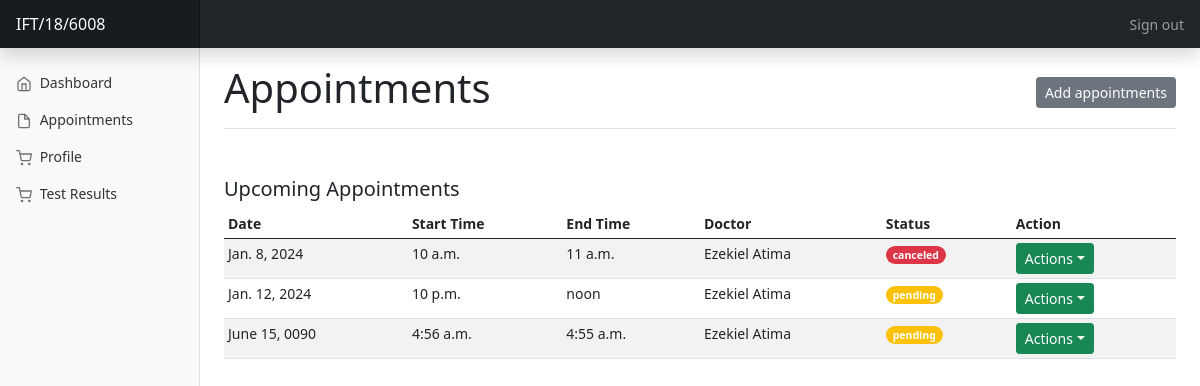
/student/appointments/ (signed in), run on the app's committed database.
### app/models.py (models this page shows, shortened)
class StudentProfile(models.Model):
    student = models.OneToOneField(User, on_delete=models.CASCADE,)
    matric_number = models.CharField(max_length=255, unique=True)
    surname = models.CharField(max_length=255,)
    first_name = models.CharField(max_length=255,)
    faculty = models.CharField(max_length=255)
    department = models.CharField(max_length=255)
    level = models.CharField(choices=(("100", "100"), ("200", "200"), ("300", "300"), ("400", "400"), ("500", "500")), max_length=255)
    profile_image = models.FileField(upload_to="static/uploads", blank=True, null=True)
    class Meta:
        verbose_name = "Student Profile"
        verbose_name_plural = "Student Profiles"

class Appointment(TimeStampedModel):
    student = models.ForeignKey(StudentProfile, on_delete=models.SET_NULL, blank=True, null=True)
    doctor = models.ForeignKey(DoctorProfile, on_delete=models.SET_NULL, blank=True, null=True)
    appointe_date = models.DateField()
    start_time = models.TimeField()
    end_time = models.TimeField()
    status = models.CharField(max_length=255, default='pending',
                              choices=(("pending", "pending"),("canceled", "canceled"), ("approve", "approve") ))

class DoctorProfile(models.Model):
    doctor = models.OneToOneField(User, on_delete=models.CASCADE)
    name = models.CharField(max_length=255,)
    emails = models.EmailField(max_length=255,)
    phone = models.CharField(max_length=11,)
    profile_image = models.FileField(upload_to="static/uploads", blank=True, null=True)
    class Meta:
        verbose_name = 'Doctor Profile'
        verbose_name_plural = 'Doctor Profiles'

### app/views.py (the view, shortened to what this page needs)
# urls.py: path('student/appointments/', StudentAppointmentView.as_view()),
class StudentAppointmentView(View):
    def get(self, request):
        if not self.request.user.is_authenticated or not self.request.user.is_student:
            return redirect('/student/login/')
        user = request.user
        profile = StudentProfile.objects.get_or_create(student=user)
        profile = profile[0]
        appointments = Appointment.objects.filter(student=profile)
        doctors = DoctorProfile.objects.all()
        context = dict(profile=profile, appointments=appointments, doctors=doctors)
        return render(request, 'student/appointments.html', context)

### templates/student/appointments.html (shortened to what this page needs)
{% extends "student/index.html" %}
{% block heading %}
  <h1>Appointments</h1>
{% endblock heading %}
{% block button_group %}
<button type="button" class="btn btn-sm btn-secondary" data-bs-toggle="modal" data-bs-target="#exampleModalFullscreen">
  Add appointments
</button>
{% endblock button_group %}
{% block main %}
<div class="my-5">
  <h5>Upcoming Appointments</h5>
  <div class="table-responsive">
    <table class="table table-striped table-sm">
      <thead>
        <tr>
          <th scope="col">Date</th>
          <th scope="col">Start Time</th>
          <th scope="col">End Time</th>
          <th scope="col">Doctor</th>
          <th scope="col">Status</th>
          <th scope="col">Action</th>
        </tr>
      </thead>
      <tbody>
        {% for appointment in appointments %}
        <tr>
          <td>{{appointment.appointe_date}}</td>
          <td>{{appointment.start_time}}</td>
          <td>{{appointment.end_time}}</td>
          <td>{{appointment.doctor.name}}</td>
          {% if appointment.status == 'pending' %}
          <td>
            <span class="badge rounded-pill bg-warning">{{appointment.status}} </span>
          </td>
          {% elif appointment.status == 'approved' %}
          <td>
            <span class="badge rounded-pill bg-success">{{appointment.status}} </span>
          </td>
          {% else %}
          <td>
            <span class="badge rounded-pill bg-danger">{{appointment.status}} </span>
          </td>
          {% endif %}
          <td>
            <div class="btn-group btn-group-sm">
              <button type="button" class="btn btn-sm btn-success dropdown-toggle dropdown-toggle-split" data-bs-toggle="dropdown"
                aria-expanded="false">
                Actions
              </button>
            </div>
          </td>
        </tr>
        {% endfor %}
      </tbody>
    </table>
  </div>
</div>
{% endblock main %}

### templates/student/index.html (shortened to what this page needs)
<!doctype html>
<html lang="en">
  <head>
    <link href="/static/bootstrap/bootstrap.min.css" rel="stylesheet">
    <link href="/static/dashboard/dashboard.css" rel="stylesheet">
  </head>
  <body>
<header class="navbar navbar-dark sticky-top bg-dark flex-md-nowrap p-0 shadow">
  <a class="navbar-brand col-md-3 col-lg-2 me-0 px-3" href="#">{{profile.matric_number}}</a>
  <div class="navbar-nav">
    <div class="nav-item text-nowrap">
      <a class="nav-link px-3" href="/auth/signout/">Sign out</a>
    </div>
  </div>
</header>
<div class="container-fluid">
  <div class="row">
    <nav id="sidebarMenu" class="col-md-3 col-lg-2 d-md-block bg-light sidebar collapse">
      <div class="position-sticky pt-3">
        <ul class="nav flex-column">
          <li class="nav-item">
            <a class="nav-link" aria-current="page" href="/student/dashboard/">
              <span data-feather="home"></span>
              Dashboard
            </a>
          </li>
          <li class="nav-item">
            <a class="nav-link" href="/student/appointments/">
              <span data-feather="file"></span>
              Appointments
            </a>
          </li>
          <li class="nav-item">
            <a class="nav-link" href="/student/profile/">
              <span data-feather="shopping-cart"></span>
              Profile
            </a>
          </li>
          <li class="nav-item">
            <a class="nav-link" href="/student/test-results/">
              <span data-feather="shopping-cart"></span>
              Test Results
            </a>
          </li>
        </ul>
      </div>
    </nav>
    <main class="col-md-9 ms-sm-auto col-lg-10 px-md-4">
      <div class="d-flex justify-content-between flex-wrap flex-md-nowrap align-items-center pt-3 pb-2 mb-3 border-bottom">
        {% block heading %}
        {% endblock heading %}
        <div class="btn-toolbar mb-2 mb-md-0">
          {% block button_group %}
          {% endblock button_group %}
        </div>
      </div>
      {% block main %}
      {% endblock main %}
    </main>
  </div>
</div>
  </body>
</html>

### static/dashboard/dashboard.css (style rules this page uses)
body { font-size: .875rem; }
.feather { width: 16px; height: 16px; vertical-align: text-bottom; }
.sidebar { position: fixed; top: 0; bottom: 0; left: 0; z-index: 100; padding: 48px 0 0; box-shadow: inset -1px 0 0 rgba(0, 0, 0, .1); }
.sidebar .nav-link { font-weight: 500; color: #333; }
.sidebar .nav-link .feather { margin-right: 4px; color: #727272; }
.navbar-brand { padding-top: .75rem; padding-bottom: .75rem; font-size: 1rem; background-color: rgba(0, 0, 0, .25); box-shadow: inset -1px 0 0 rgba(0, 0, 0, .25); }

### data on the page
StudentProfile: matric_number "IFT/18/6008"
Appointment: appointe_date "Jan. 8, 2024", start_time "10 a.m.", end_time "11 a.m.", doctor.name "Ezekiel Atima", status "canceled"
Appointment: appointe_date "Jan. 12, 2024", start_time "10 p.m.", end_time "noon", doctor.name "Ezekiel Atima", status "pending"
Appointment: appointe_date "June 15, 0090", start_time "4:56 a.m.", end_time "4:55 a.m.", doctor.name "Ezekiel Atima", status "pending"
